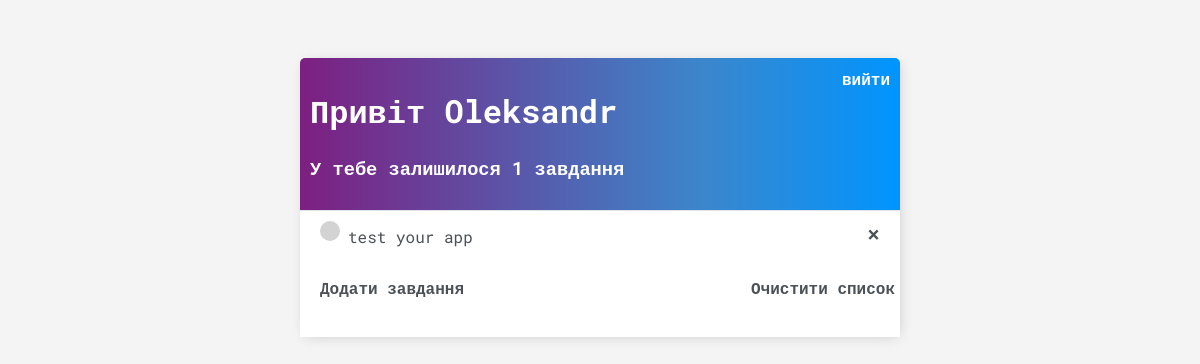
Page / (signed in) on the earlier database version.
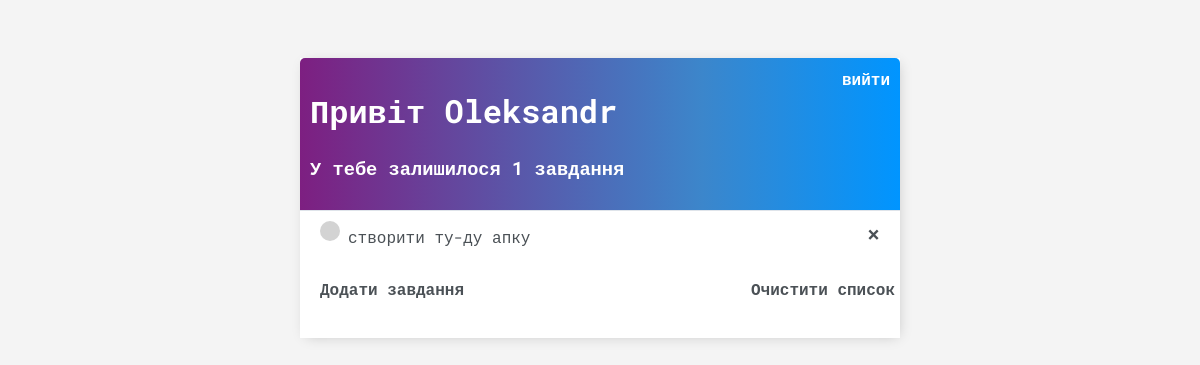
Same page on the later database version.
### base/models.py (models this page shows, shortened)
class Task(models.Model):
    user = models.ForeignKey(User, on_delete=models.CASCADE, null=True, blank=True)
    title = models.CharField(max_length=200)
    description = models.TextField(null=True, blank=True)
    complete = models.BooleanField(default=False)
    create = models.DateTimeField(default=EET_time)
    class Meta:
        ordering = ['complete', '-create']

### base/views.py (the view)
# urls.py: path('', TaskList.as_view(), name='tasks'),
class TaskList(LoginRequiredMixin, ListView):
    model = Task
    template_name = 'base/task_list.html'
    context_object_name = 'tasks'
    def get_context_data(self, *, object_list=None, **kwargs):
        context = super().get_context_data(**kwargs)
        context['tasks'] = context['tasks'].filter(user=self.request.user)
        for task in context['tasks']:
            task.create = task.create.strftime("%B, %d at %H:%M")
        context['count'] = context['tasks'].filter(complete=False).count()
        count = str(context['count'])
        context['count_plural'] = not (
                count.endswith('1') or count.endswith('2') or count.endswith('3') or count.endswith('4'))
        return context

### base/templates/base/task_list.html (shortened to what this page needs)
{% extends 'base/main.html' %}
{% block content %}
    <div class="header-bar">
        <div>
            <h1>Привіт {{ request.user.username|title }}</h1>
            {% if count == 0 %}
                <h3>Поки що завдань немає</h3>
            {% elif count_plural %}
                <h3>У тебе залишилося {{ count }} завдань</h3>
            {% else %}
                <h3>У тебе залишилося {{ count }} завдання</h3>
            {% endif %}
        </div>
        <a href="{% url 'logout' %}">вийти</a>
    </div>
    <div class="task-items-wrapper">
        {% for task in tasks %}
            <div class="task-wrapper">
                <div class="task-title">
                    {% if task.complete %}
                    <div class="row">
                        <form method="POST" action="{% url 'mark-complete' task.id%}" class="mark-complete" id="{{ task.id }}">
                        {% csrf_token %}
                        <input type="hidden" name="task_id" value={{task.id}}>
                         <button type="submit" class="column task-complete-icon task-complete-icon{{ task.id }}"></button>
                        </form>
                        <div style="padding-left: 8px" class="column task-title-text">
                            <s><i>{{ task.title }}</i></s>
                        </div>
                    </div>
                    {% else %}
                    <div class="row">
                        <form method="POST" action="{% url 'mark-complete' task.id%}" class="mark-complete" id="{{ task.id }}">
                         <button type="submit" class="column task-incomplete-icon task-incomplete-icon{{ task.id }}"></button>
                        </form>
                        <div class="column task-title-text">
                            <button class="open-button" style="padding-left: 8px" id="{{ task.id }}">{{ task.title }}</button>
                        </div>
                    </div>
                    {% endif %}
                </div>
                <div class="delete-task">
                    <a href="{% url 'task-delete' task.id %}">&#215;</a>
                </div>
            </div>
        {% endfor %}
        <a href="{% url 'task-create' %}" class="bottom_div">
            Додати завдання
        </a>
        {% if tasks %}
            <a href="{% url 'delete-all' %}" class="bottom_div" style="right: 5px; position: absolute">
                Очистити список
            </a>
        {% endif %}
    </div>
{% endblock content %}

Differences in the rows shown:
changed Task: title "test your app" → "створити ту-ду апку"
